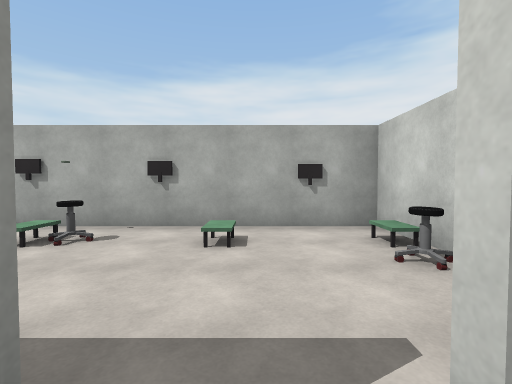
view 1 (above)

14 first-person views from a walk through a Unity game level. The camera is 1.4 m above the floor, tilts 2° down and sees 85° across. The floor is counted in squares, 2 m on a side. Each view is taken from the middle of a square. On the plan, view 1 faces up. The plan holds only what a view shows up to about 9 squares ahead; the rest is blank. The player is left out. Some animated figures are not drawn. Door leaves are left out, so doorways stand open. Some surface patterns are stand-ins.

view 2
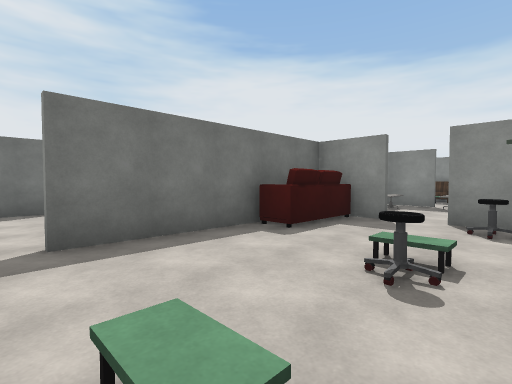

view 3
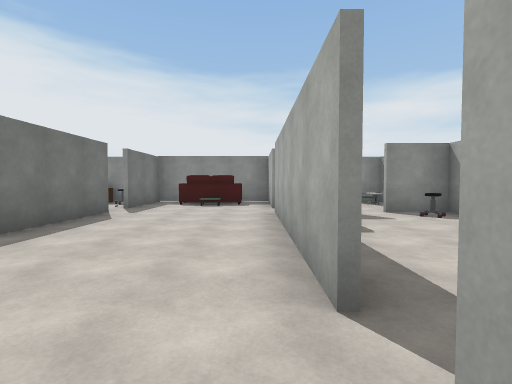

view 4
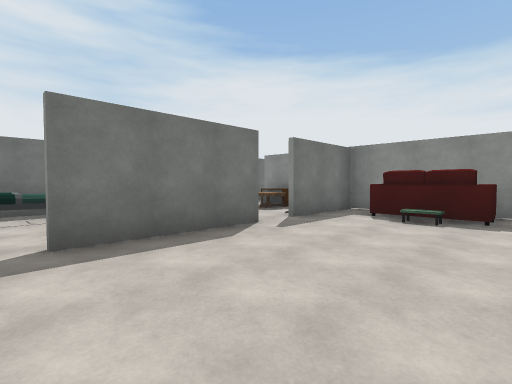

view 5
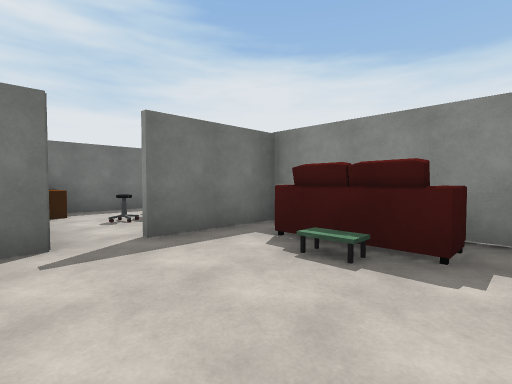

view 6
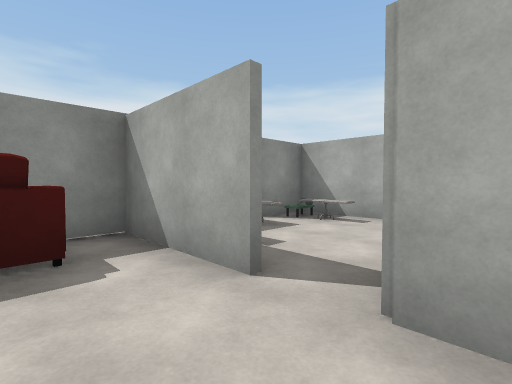

view 7
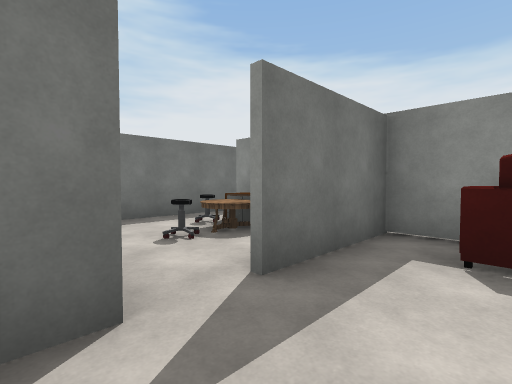

view 8
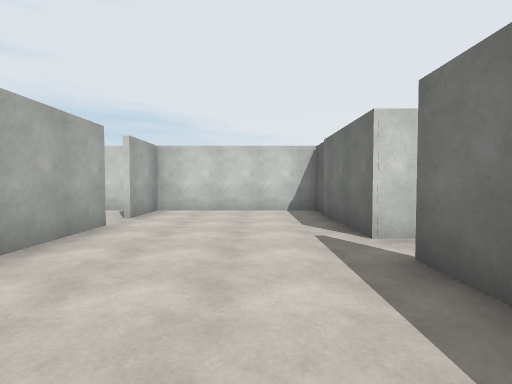

view 9
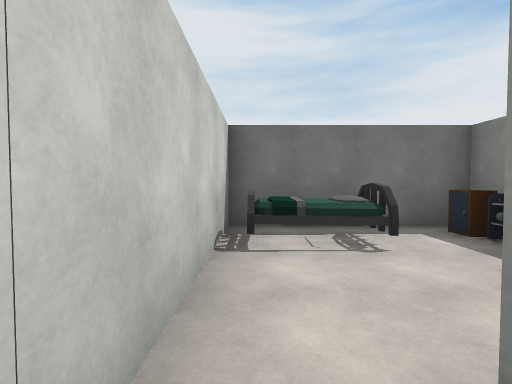

view 10
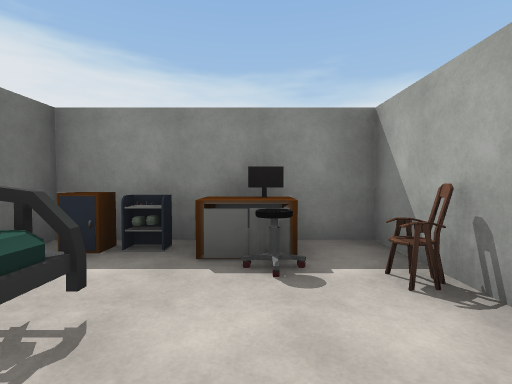

view 11
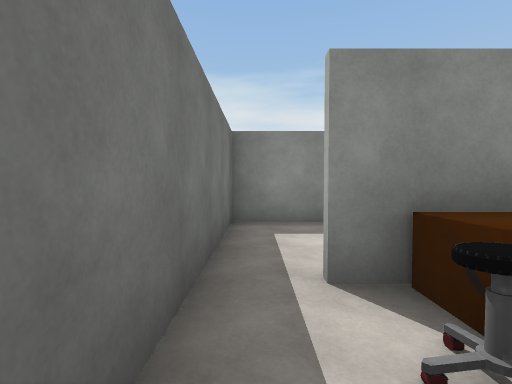

view 12
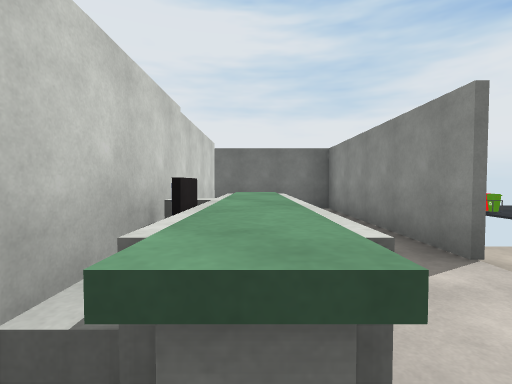

view 13
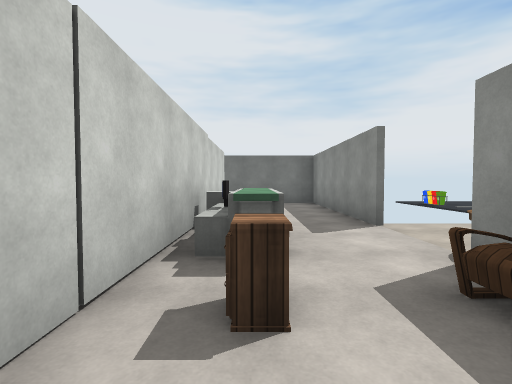

view 14
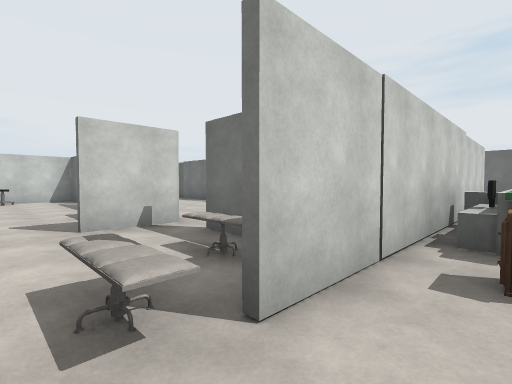

### Floor plan
Key: @ floor where view 1 was taken; # wall or solid block; . main floor; - floor 0.25 m lower than the main floor; D open door; ^ raised ledge; O other object.
Columns run from 17 left of view 1 to 2 right of it. Each row starts with its distance up from view 1.
  5         ############
  4         #O..O......#
  3        .OO.DD..O...#
  2        .O..DD.....O#
  1      O.O#OO.OOO##D##
  0     O#..#..D.....@.#
 -1     -D.^#O.........#
 -2     -D.OOO.........#
 -3     -D..O##D#......#
 -4      #. #O#D#O#D
 -5      #. OOO.OO..
 -6      #..OO.O .OO
 -7 .O   #..D..OO#OO
 -8 .O   ###########

Positions as (right, up) in squares from view 1, and headings:
1: (0, 0), facing up
2: (0, 4), facing down-left
3: (1, 0), facing left
4: (-2, 0), facing down-left
5: (-5, 0), facing down-left
6: (-5, -1), facing up-left
7: (-5, -2), facing down-left
8: (-5, -2), facing right
9: (-2, -3), facing down
10: (-2, -5), facing left
11: (-7, -7), facing left
12: (-10, 0), facing down
13: (-10, 2), facing down
14: (-10, 3), facing down-right
